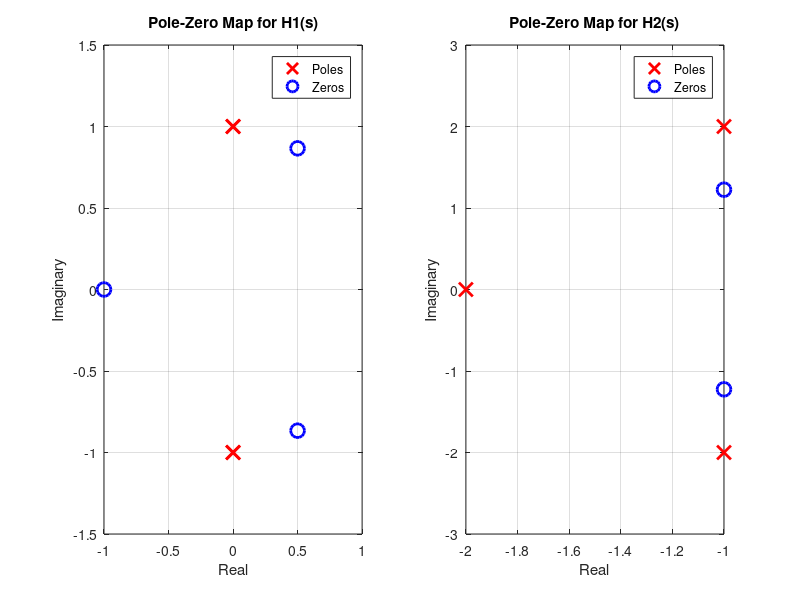

This figure's MATLAB source:
% Define the numerator and denominator for H1(s)
num_H1 = [1 0 0 1];  % Coefficients of s^3 + 1
den_H1 = [1 0 2 0 1]; % Coefficients of s^4 + 2s^2 + 1

% Define the numerator and denominator for H2(s)
num_H2 = [4 8 10];   % Coefficients of 4s^2 + 8s + 10
den_H2 = [2 8 18 20]; % Coefficients of 2s^3 + 8s^2 + 18s + 20

% Find poles and zeros for H1(s)
poles_H1 = roots(den_H1);  % Poles of H1(s)
zeros_H1 = roots(num_H1);  % Zeros of H1(s)

% Find poles and zeros for H2(s)
poles_H2 = roots(den_H2);  % Poles of H2(s)
zeros_H2 = roots(num_H2);  % Zeros of H2(s)

% Display the results
disp('Poles of H1(s):');
disp(poles_H1);

disp('Zeros of H1(s):');
disp(zeros_H1);

disp('Poles of H2(s):');
disp(poles_H2);

disp('Zeros of H2(s):');
disp(zeros_H2);

% Manually plot poles and zeros for H1(s)
figure;
subplot(1,2,1);
plot(real(poles_H1), imag(poles_H1), 'rx', 'MarkerSize', 10, 'LineWidth', 2); % Plot poles as 'x'
hold on;
plot(real(zeros_H1), imag(zeros_H1), 'bo', 'MarkerSize', 10, 'LineWidth', 2); % Plot zeros as 'o'
xlabel('Real');
ylabel('Imaginary');
title('Pole-Zero Map for H1(s)');
legend('Poles', 'Zeros');
grid on;

% Manually plot poles and zeros for H2(s)
subplot(1,2,2);
plot(real(poles_H2), imag(poles_H2), 'rx', 'MarkerSize', 10, 'LineWidth', 2); % Plot poles as 'x'
hold on;
plot(real(zeros_H2), imag(zeros_H2), 'bo', 'MarkerSize', 10, 'LineWidth', 2); % Plot zeros as 'o'
xlabel('Real');
ylabel('Imaginary');
title('Pole-Zero Map for H2(s)');
legend('Poles', 'Zeros');
grid on;
